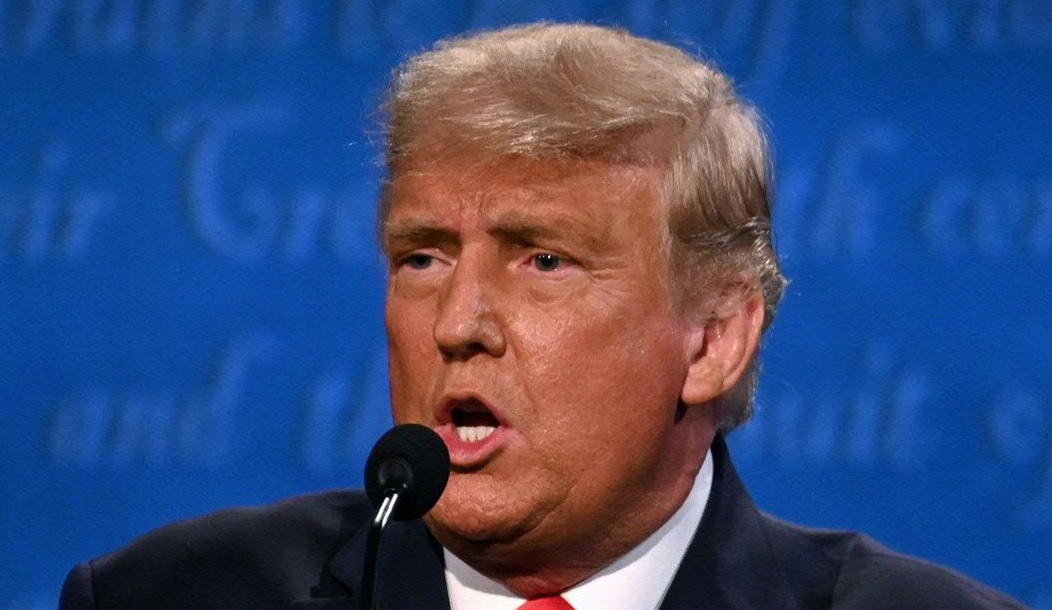
#> input picture DIP_HW3/inputs/P3/Images/donald_1.png, 1052 x 610 px, found by its file name
$ python part_a.py   (older library calls are emulated)
#> lines starting #> are read from the running program, lines starting #| are printed output that depends on the picture
### DIP_HW3/inputs/P3/align_imgs.py
import numpy as np
import scipy.misc as misc
import matplotlib.pyplot as plt


def norm_image(imageArray):
    return (imageArray.astype(np.float64) / 255.0)

# [8 lines left out: function translate_image, not called in this run]

def align_imgs(img1, img2):
    h1, w1 = img1.shape
    h2, w2 = img2.shape

    plt.imshow(img1, cmap='gray')
    x1, y1 = tuple(zip(*plt.ginput(2)))
    cx1, cy1 = np.mean(x1), np.mean(y1)
    plt.imshow(img2, cmap='gray')
    x2, y2 = tuple(zip(*plt.ginput(2)))
    cx2, cy2 = np.mean(x2), np.mean(y2)

    tx = int(np.round((w1 / 2 - cx1) * 2))
    img1 = translate_image(img1, tx, axis=1)
    ty = int(np.round((h1 / 2 - cy1) * 2))
    img1 = translate_image(img1, ty, axis=0)
    tx = int(np.round((w2 / 2 - cx2) * 2))
    img2 = translate_image(img2, tx, axis=1)
    ty = int(np.round((h2 / 2 - cy2) * 2))
    img2 = translate_image(img2, ty, axis=0)

    len1 = np.sqrt((y1[1]-y1[0]) ** 2 + (x1[1]-x1[0]) ** 2)
    len2 = np.sqrt((y2[1]-y2[0]) ** 2 + (x2[1]-x2[0]) ** 2)

    dscale = len2 / len1

    if dscale < 1:
        img1 = misc.imresize(img1, dscale, 'bilinear')
    else:
        img2 = misc.imresize(img2, 1/dscale, 'bilinear')

    theta1 = np.arctan2(-(y1[1]-y1[0]), x1[1]-x1[0])
    theta2 = np.arctan2(-(y2[1]-y2[0]), x2[1]-x2[0])
    dtheta = theta2-theta1
    img1 = misc.imrotate(img1, dtheta*180/np.pi, 'bilinear')
    img1 = norm_image(img1)

    h1, w1 = img1.shape
    h2, w2 = img2.shape

    minw = min(w1, w2)
    brd = (max(w1, w2) - minw) / 2

    if minw == w1:
        img2 = img2[:, int(np.ceil(brd)):-int(np.floor(brd))]
    else:
        img1 = img1[:, int(np.ceil(brd)):-int(np.floor(brd))]

    minh = min(h1, h2)
    brd = (max(h1, h2) - minh) / 2

    if minh == h1:
        img2 = img2[int(np.ceil(brd)):-int(np.floor(brd)), :]
    else:
        img1 = img1[int(np.ceil(brd)):-int(np.floor(brd)), :]

    return img1, img2

### DIP_HW3/outputs/P3/part_a.py
import numpy as np
import matplotlib.pyplot as plt
import cv2
import sys
sys.path.insert(0, 'F://Uni/992/Digital Image Processing/Homeworks/DIP_HW3/inputs/P3')
from align_imgs import *


path = 'F://Uni/992/Digital Image Processing/Homeworks/DIP_HW3/inputs/P3/Images/'
img_1 = cv2.imread(path + 'donald_1.png')
#> img_1 is the input picture: shape (610, 1052, 3); mean B, G, R 121.3, 75.4, 56.9
img_1 = cv2.cvtColor(img_1, cv2.COLOR_BGR2GRAY)
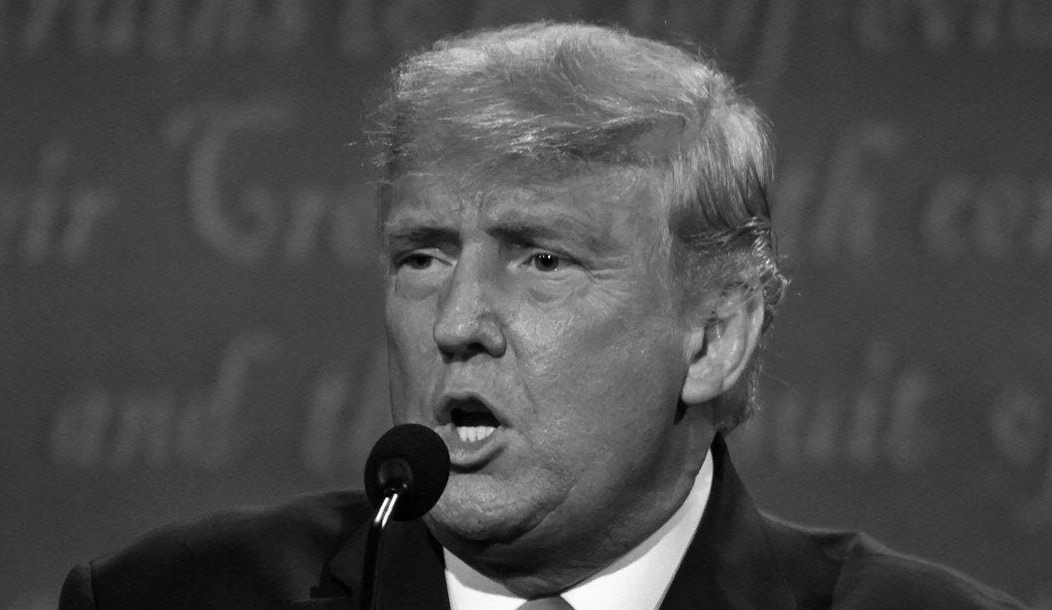
#> img_1: shape (610, 1052); min 0, max 255, mean 75.1

path = 'F://Uni/992/Digital Image Processing/Homeworks/DIP_HW3/inputs/P3/Images/'
img_2 = cv2.imread(path + 'donald_6.png')
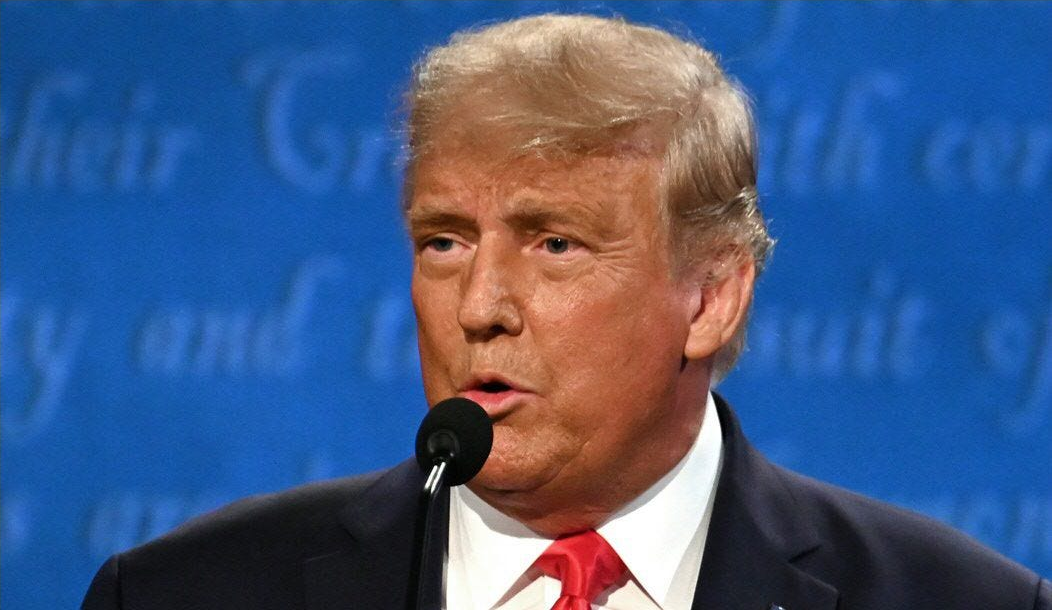
#> input picture DIP_HW3/inputs/P3/Images/donald_6.png, 1052 x 610 px, found by its file name
#> img_2 is the input picture: shape (610, 1052, 3); mean B, G, R 132.7, 89.9, 66.3
img_2 = cv2.cvtColor(img_2, cv2.COLOR_BGR2GRAY)
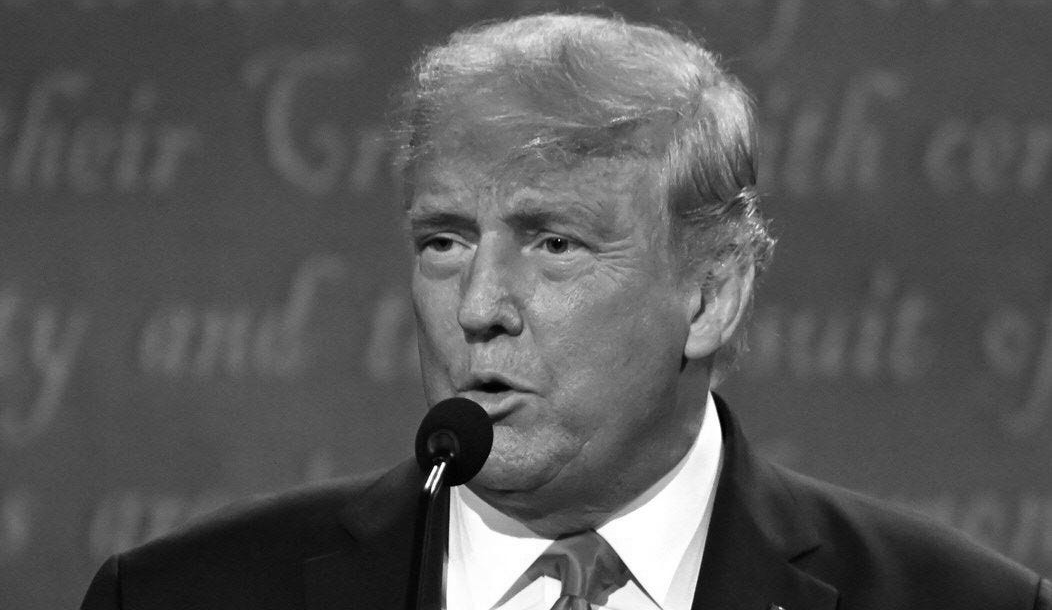
#> img_2: shape (610, 1052); min 0, max 255, mean 87.7

img_1_aligned, img_2_aligned = align_imgs(img_1, img_2)
#> (the run stopped early here; a loop or call above may not have finished)
